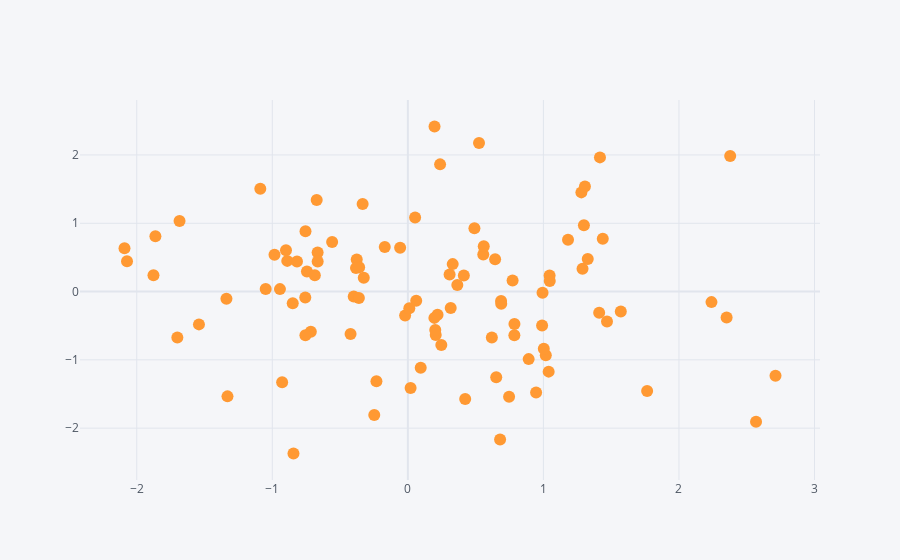

The cell this chart's notebook holds for it:
### Code cell
df.iplot(x="A",y="B",mode='markers')
